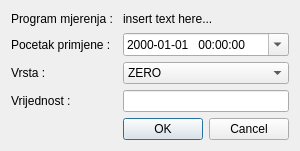
<?xml version="1.0" encoding="UTF-8"?>
<ui version="4.0">
 <class>Dialog</class>
 <widget class="QDialog" name="Dialog">
  <property name="geometry">
   <rect>
    <x>0</x>
    <y>0</y>
    <width>299</width>
    <height>151</height>
   </rect>
  </property>
  <property name="windowTitle">
   <string>Dialog</string>
  </property>
  <layout class="QGridLayout" name="gridLayout">
   <item row="3" column="1">
    <widget class="QComboBox" name="vrstaSelect">
     <item>
      <property name="text">
       <string>ZERO</string>
      </property>
     </item>
     <item>
      <property name="text">
       <string>SPAN</string>
      </property>
     </item>
    </widget>
   </item>
   <item row="2" column="0">
    <widget class="QLabel" name="label_2">
     <property name="text">
      <string>Pocetak primjene : </string>
     </property>
    </widget>
   </item>
   <item row="5" column="1">
    <widget class="QDialogButtonBox" name="buttonBox">
     <property name="orientation">
      <enum>Qt::Horizontal</enum>
     </property>
     <property name="standardButtons">
      <set>QDialogButtonBox::Cancel|QDialogButtonBox::Ok</set>
     </property>
    </widget>
   </item>
   <item row="4" column="0">
    <widget class="QLabel" name="label_3">
     <property name="text">
      <string>Vrijednost : </string>
     </property>
    </widget>
   </item>
   <item row="4" column="1">
    <widget class="QLineEdit" name="vrijednostSelect">
     <property name="text">
      <string/>
     </property>
    </widget>
   </item>
   <item row="0" column="0">
    <widget class="QLabel" name="label_5">
     <property name="text">
      <string>Program mjerenja : </string>
     </property>
    </widget>
   </item>
   <item row="3" column="0">
    <widget class="QLabel" name="label">
     <property name="text">
      <string>Vrsta : </string>
     </property>
    </widget>
   </item>
   <item row="2" column="1">
    <widget class="QDateTimeEdit" name="vrijemeSelect">
     <property name="displayFormat">
      <string>yyyy-MM-dd   HH:mm:ss</string>
     </property>
     <property name="calendarPopup">
      <bool>true</bool>
     </property>
     <property name="timeSpec">
      <enum>Qt::LocalTime</enum>
     </property>
    </widget>
   </item>
   <item row="0" column="1">
    <widget class="QLabel" name="programSelect">
     <property name="text">
      <string>insert text here...</string>
     </property>
    </widget>
   </item>
  </layout>
 </widget>
 <resources/>
 <connections>
  <connection>
   <sender>buttonBox</sender>
   <signal>accepted()</signal>
   <receiver>Dialog</receiver>
   <slot>accept()</slot>
   <hints>
    <hint type="sourcelabel">
     <x>248</x>
     <y>254</y>
    </hint>
    <hint type="destinationlabel">
     <x>157</x>
     <y>274</y>
    </hint>
   </hints>
  </connection>
  <connection>
   <sender>buttonBox</sender>
   <signal>rejected()</signal>
   <receiver>Dialog</receiver>
   <slot>reject()</slot>
   <hints>
    <hint type="sourcelabel">
     <x>316</x>
     <y>260</y>
    </hint>
    <hint type="destinationlabel">
     <x>286</x>
     <y>274</y>
    </hint>
   </hints>
  </connection>
 </connections>
</ui>
